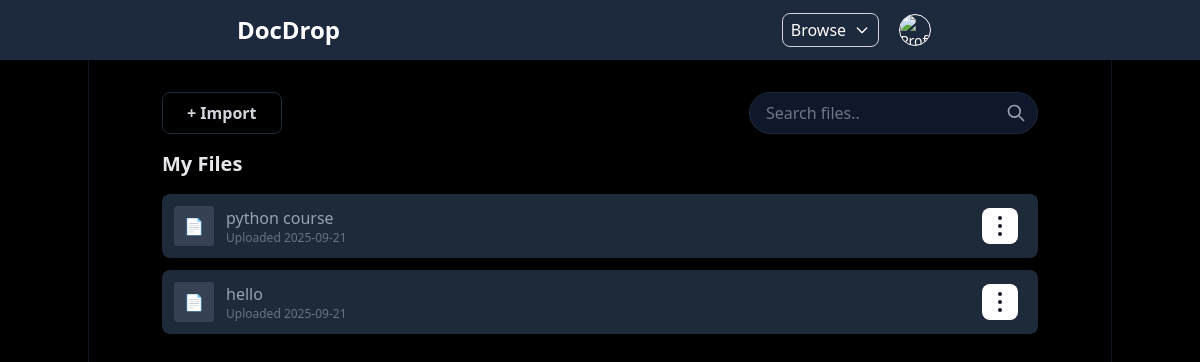
Screenshot of /upload/my-files/ (signed in) with the database file from the repository.
### files/models.py (models this page shows, shortened)
class File(models.Model):
    CATEGORY_CHOICES = [
        ('notes', 'Notes'),
        ('guides', 'Guides'),
        ('assignments', 'Assignments'),
        ('others', 'Others'),
    ]
    uploader = models.ForeignKey(User, on_delete=models.CASCADE)
    title = models.CharField(max_length=255)
    file = models.FileField(upload_to='uploads/')
    category = models.CharField(max_length=50, choices=CATEGORY_CHOICES, default='others')
    uploaded_at = models.DateTimeField(auto_now_add=True)

### files/views.py (the view)
# urls.py: path('upload/my-files/', user_dashboard, name="my-uploads"),
@login_required
def user_dashboard(request):
    user_files = File.objects.filter(uploader=request.user)
    return render(request, 'files/user_dashboard.html', {'user_files': user_files})

### templates/files/user_dashboard.html (shortened to what this page needs)
{% extends "files/base.html" %}
{% block content %}
<div>
    <div class="flex items-center justify-between mb-4 ">
        <a href="{% url "file-upload" %}"
        class="text-gray-300 hover:text-white px-6 py-2 border border-gray-800 hover:bg-gray-900 rounded-lg font-semibold shadow-md transition-colors duration-200">+ Import
        </a>
        <div class="relative">
            <input type="text" placeholder="Search files.."
            class="w-full pr-10 pl-4 py-2 border border-gray-800 bg-slate-900 text-gray-300 rounded-full focus:outline-none focus:ring-2 focus:ring-blue-500 transition-all duration-200">
            <svg xmlns="http://www.w3.org/2000/svg"
                class="absolute right-3 top-1/2 -translate-y-1/2 h-5 w-5 text-gray-400"
                fill="none" viewBox="0 0 24 24"
                stroke="currentColor"
                stroke-width="2">
                <path stroke-linecap="round" stroke-linejoin="round" d="M21 21l-6-6m2-5a7 7 0 11-14 0 7 7 0 0114 0z" />
            </svg>
        </div>
    </div>
      <h2 class="text-xl font-bold text-gray-200 mb-4">My Files</h2>
        {% include "files/_file_list.html" with files=user_files %}
</div>
{% endblock content %}

### templates/files/_file_list.html (shortened to what this page needs)
<div class="space-y-3">
    {% for file in files %}
    <div class="flex items-center justify-between p-3 bg-gray-800 rounded-lg shadow hover:bg-gray-900 transition">
        <div class="flex items-center space-x-3">
            <div class="w-10 h-10 flex items-center justify-center bg-gray-700 rounded">
                📄
            </div>
            <div>
                <a href="{{ file.file.url }}" class="text-gray-400 hover:underline hover:text-gray-300">
                    {{ file.title }}
                </a>
                <p class="text-xs text-gray-500">Uploaded {{ file.uploaded_at|date:"Y-m-d" }}</p>
            </div>
        </div>
        <div class=" space-x-2 relative inline-block text-left">
            <button type="button"
                class="dropdown-btn inline-flex items-center p-2 text-sm font-medium text-center
                text-gray-900 bg-white rounded-lg hover:bg-gray-100 focus:ring-1
                focus:outline-none dark:text-white focus:ring-gray-50 dark:bg-gray-800
                dark:hover:bg-gray-700 dark:focus:ring-gray-600">
                <svg class="w-5 h-5" aria-hidden="true" xmlns="http://www.w3.org/2000/svg"
                     fill="currentColor" viewBox="0 0 4 15">
                    <path d="M3.5 1.5a1.5 1.5 0 1 1-3 0 1.5 1.5 0 0 1 3 0Zm0 6.041a1.5 1.5 0 1 1-3 0 1.5 1.5 0 0 1 3 0Zm0 5.959a1.5 1.5 0 1 1-3 0 1.5 1.5 0 0 1 3 0Z"/>
                </svg>
            </button>
        </div>
    </div>
    {% empty %}
        <p class="text-gray-500">No files uploaded yet.</p>
    {% endfor %}
</div>

### rows the page displays
File: title "python course", uploaded_at "2025-09-21"
File: title "hello", uploaded_at "2025-09-21"
